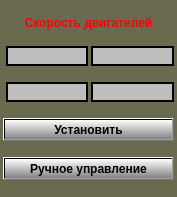
<?xml version="1.0" encoding="UTF-8"?>
<ui version="4.0">
 <class>DCMotors</class>
 <widget class="QWidget" name="DCMotors">
  <property name="geometry">
   <rect>
    <x>0</x>
    <y>0</y>
    <width>177</width>
    <height>197</height>
   </rect>
  </property>
  <property name="windowTitle">
   <string>Form</string>
  </property>
  <property name="styleSheet">
   <string notr="true">QWidget
{
background-color: rgb(106, 106, 79);
}

QPushButton
{
background-color: qlineargradient(spread:reflect, x1:1, y1:1, x2:1, y2:0, stop:0 rgba(130, 130, 130, 255), stop:1 rgba(255, 255, 255, 255));
}

QPushButton#evilButton {
    background-color: red;
    border-style: outset;
    border-width: 2px;
    border-radius: 10px;
    border-color: beige;
    font: bold 14px;
    min-width: 10em;
    padding: 6px;

}
QPushButton#evilButton:pressed {
    background-color: rgb(224, 0, 0);
    border-style: inset;
}

QLabel
{
background-color: rgb(170, 170, 127);
border: 2px solid line black;
}

QLineEdit
{
background-color: rgb(190, 190, 190);
border: 2px solid line black;
}</string>
  </property>
  <layout class="QGridLayout" name="gridLayout">
   <property name="leftMargin">
    <number>3</number>
   </property>
   <property name="topMargin">
    <number>3</number>
   </property>
   <property name="rightMargin">
    <number>3</number>
   </property>
   <property name="bottomMargin">
    <number>3</number>
   </property>
   <property name="spacing">
    <number>3</number>
   </property>
   <item row="2" column="1">
    <widget class="QLineEdit" name="lineBLeftMotor"/>
   </item>
   <item row="1" column="1">
    <widget class="QLineEdit" name="lineFLeftMotor"/>
   </item>
   <item row="5" column="0" colspan="3">
    <widget class="QPushButton" name="butSetSpeedMotors">
     <property name="font">
      <font>
       <weight>75</weight>
       <bold>true</bold>
      </font>
     </property>
     <property name="text">
      <string>Установить</string>
     </property>
    </widget>
   </item>
   <item row="1" column="2">
    <widget class="QLineEdit" name="lineFRightMotor"/>
   </item>
   <item row="2" column="2">
    <widget class="QLineEdit" name="lineBRightMotor"/>
   </item>
   <item row="0" column="0" colspan="3">
    <widget class="QLabel" name="label_5">
     <property name="sizePolicy">
      <sizepolicy hsizetype="Preferred" vsizetype="Maximum">
       <horstretch>0</horstretch>
       <verstretch>0</verstretch>
      </sizepolicy>
     </property>
     <property name="font">
      <font>
       <pointsize>9</pointsize>
       <weight>75</weight>
       <bold>true</bold>
      </font>
     </property>
     <property name="styleSheet">
      <string notr="true">QLabel
{
border: 0px;
background-color: rgb(255, 255, 255,0);
	color: rgb(255, 0, 0);
}</string>
     </property>
     <property name="text">
      <string>Скорость двигателей</string>
     </property>
     <property name="alignment">
      <set>Qt::AlignCenter</set>
     </property>
    </widget>
   </item>
   <item row="6" column="0" colspan="3">
    <widget class="QPushButton" name="butSetHandleControl">
     <property name="font">
      <font>
       <weight>75</weight>
       <bold>true</bold>
      </font>
     </property>
     <property name="text">
      <string>Ручное управление</string>
     </property>
    </widget>
   </item>
  </layout>
 </widget>
 <resources/>
 <connections/>
</ui>
